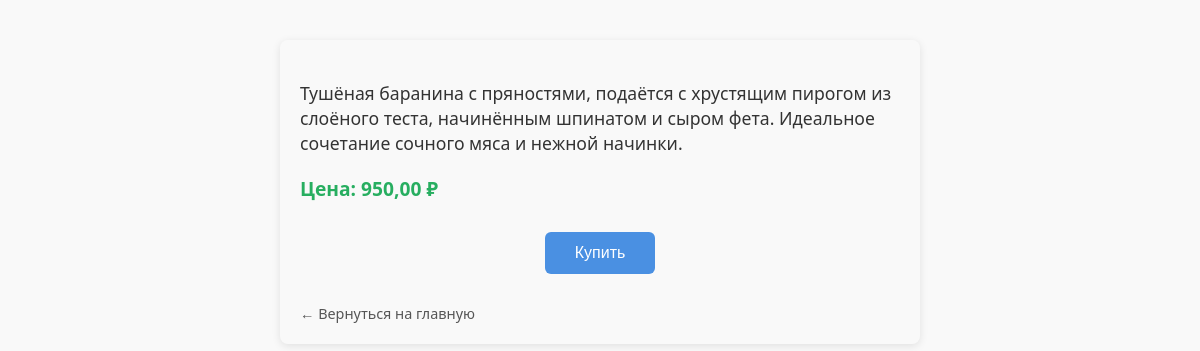
The app's page /dishes/1/ (signed in) with its own data.
### dishes/models.py (models this page shows, shortened)
class Dish(models.Model):
    title = models.CharField(max_length=100)
    category = models.ForeignKey(Category, on_delete=models.CASCADE, related_name='dishes')
    image = models.ImageField(upload_to='dishes_image/', null=True, blank=True)
    description = models.TextField()
    price = models.DecimalField(max_digits=8, decimal_places=2)
    is_available = models.BooleanField(default=True)

### dishes/views.py (the view)
@login_required
def dishes_detail(request, pk):
    dish = get_object_or_404(Dish, pk=pk)
    return render(request, 'dishes/detail.html', {
        'dish': dish,
    })

### dishes/templates/dishes/detail.html (shortened to what this page needs)
<!DOCTYPE html>
<html lang="ru">
<head>
</head>
<body>
  <p class="description">{{ dish.description }}</p>
  <p class="price">Цена: {{ dish.price }} ₽</p>
  <form action="{% url 'dishes_buy' dish.pk %}" method="get">
    <button type="submit">Купить</button>
  </form>
  <a href="{% url 'index' %}" class="back-link">← Вернуться на главную</a>
</body>
</html>

### dishes/templates/dishes/detail.html (style rules this page uses)
body { font-family: 'Segoe UI', Tahoma, Geneva, Verdana, sans-serif; max-width: 600px; margin: 40px auto; padding: 20px; background: #f9f9f9; color: #333; border-radius: 8px; box-shadow: 0 2px 8px rgba(0,0,0,0.1); }
p.description { font-size: 1.1em; line-height: 1.4; margin-bottom: 20px; }
p.price { font-weight: bold; font-size: 1.2em; margin-bottom: 30px; color: #27ae60; }
form { text-align: center; }
button { background-color: #4a90e2; border: none; color: white; padding: 12px 30px; font-size: 1em; border-radius: 6px; cursor: pointer; transition: background-color 0.3s ease; }
a.back-link { display: inline-block; margin-top: 30px; color: #555; text-decoration: none; font-size: 0.9em; }

### records on screen
Dish: description "Тушёная баранина с пряностями, подаётся с хрустящим пирогом из слоёного теста, начинённым шпинатом и сыром фета. Идеальное сочетание сочного мяса и нежной начинки.", price "950,00"
